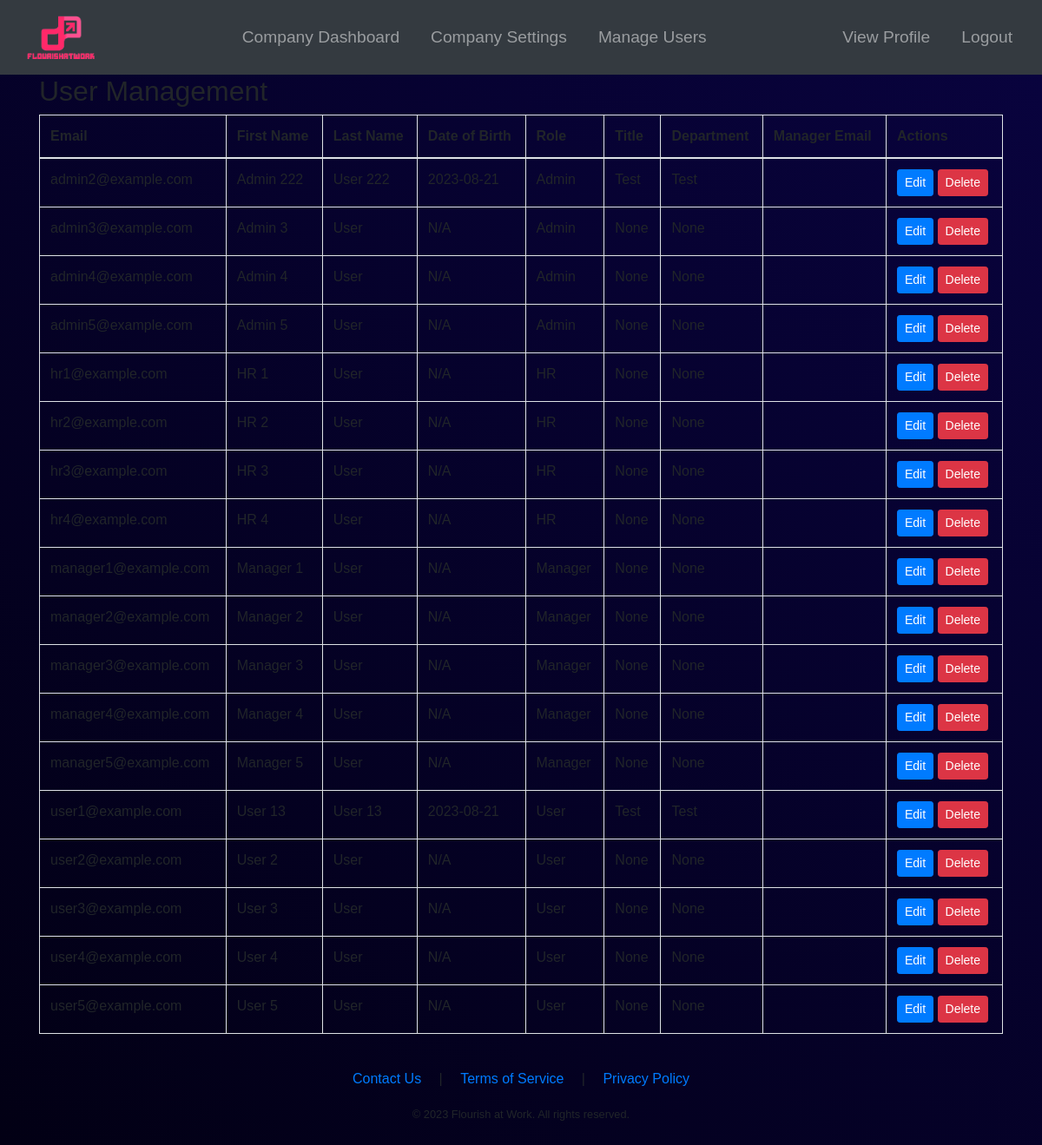
Page /company/users (signed in) on the committed database.
### app/models.py (models this page shows, shortened)
class User(UserMixin, db.Model):
    id = db.Column(db.Integer, primary_key=True)
    email = db.Column(db.String(120), index=True, unique=True)
    password_hash = db.Column(db.String(128))
    firstname = db.Column(db.String(64), nullable=False)
    lastname = db.Column(db.String(64), nullable=False)
    image = db.Column(db.String(128), nullable=True)
    date_of_birth = db.Column(db.String(64), nullable=True)  # changed from db.Date to db.String
    companyId = db.Column(db.Integer, db.ForeignKey('company.id'))
    manager_id = db.Column(db.Integer, db.ForeignKey('user.id'))
    results = db.relationship('Results', backref='user', lazy='dynamic')
    subordinates = db.relationship('User', backref=db.backref('manager', remote_side=[id]), lazy='dynamic')
    first_login = db.Column(db.Boolean, default=True)
    department = db.Column(db.String(128), nullable=True)
    title = db.Column(db.String(128), nullable=True)
    role_id = db.Column(db.Integer, db.ForeignKey('role.id'))

class Role(db.Model):
    id = db.Column(db.Integer, primary_key=True)
    name = db.Column(db.String(64), unique=True)
    users = db.relationship('User', backref='role', lazy='dynamic')
    permissions = db.relationship('Permission', secondary=role_permissions, backref=db.backref('roles', lazy='dynamic'))

### app/routes.py (the view)
@main.route('/company/users', methods=['GET', 'POST'])
@login_required
def company_users():
    if not (current_user.role_id == 3 or current_user.role_id == 2):
        abort(403)
    page = request.args.get('page', 1, type=int)
    users_per_page = 25
    company_users = User.query.filter_by(companyId=current_user.companyId) \
        .paginate(page=page, per_page=users_per_page, error_out=False)
    if current_user.role_id == 3:
        return render_template('hrusermanagement.html', users=company_users)
    return render_template('adminusermanagement.html', users=company_users)

### app/models.py (called while the page is built)
@login_manager.user_loader
def load_user(id):
    return User.query.get(int(id))

### app/templates/adminusermanagement.html (shortened to what this page needs)
{% extends "base.html" %}
{% block content %}
<link href="https://cdn.jsdelivr.net/npm/simple-datatables@latest/dist/style.css" rel="stylesheet" type="text/css">
<div class="container">
    <h2>User Management</h2>
    <table class="table table-bordered table-hover" id="hrUserTable">
        <thead>
            <tr>
                <th>Email</th>
                <th>First Name</th>
                <th>Last Name</th>
                <th>Date of Birth</th>
                <th>Role</th>
                <th>Title</th>
                <th>Department</th>
                <th>Manager Email</th>
                <th>Actions</th>
            </tr>
        </thead>
        <tbody>
            {% for user in users.items %}
            <tr>
                <td>{{ user.email }}</td>
                <td>{{ user.firstname }}</td>
                <td>{{ user.lastname }}</td>
                <td>{{ user.date_of_birth if user.date_of_birth else 'N/A' }}</td>
                <td>{{ user.role.name }}</td>
                <td>{{ user.title }}</td>
                <td>{{ user.department }}</td>
                <td>{{ user.manager_email }}</td>
                <td>
                    <a href="{{ url_for('main.edit_user', user_id=user.id) }}" class="btn btn-sm btn-primary">Edit</a>
                    <form action="{{ url_for('main.delete_user', user_id=user.id) }}" method="post" class="d-inline">
                        <button type="submit" class="btn btn-sm btn-danger" onclick="return confirm('Are you sure you want to delete this user?')">Delete</button>
                    </form>
                </td>
            </tr>
            {% endfor %}
        </tbody>
    </table>
</div>
{% endblock %}

### app/templates/base.html (shortened to what this page needs)
<!doctype html>
<html lang="en">
    <head>
        <link href="https://stackpath.bootstrapcdn.com/bootstrap/4.5.2/css/bootstrap.min.css" rel="stylesheet">
    </head>
    <body>
        <nav class="navbar navbar-expand-lg navbar-dark">
            {% if current_user.is_authenticated %}
                <a class="navbar-brand" href="{{ url_for('main.login') }}">
                    <img src="/static/images/logo-n2.png" alt="Company Logo" height="50">
                </a>
            {% else %}
                <a class="navbar-brand" href="{{ url_for('main.index') }}">
                    <img src="/static/images/logo-n2.png" alt="Company Logo" height="50">
                </a>
            {% endif %}
            <div class="collapse navbar-collapse" id="navbarNav">
                {% if current_user.is_authenticated %}
                    {% if current_user.role_id == 1 %}
                    {% elif current_user.role_id == 2 %}
                        <ul class="navbar-nav ml-auto" style="text-align: center;">
                            <li class="nav-item">
                                <a class="nav-link" href="{{ url_for('main.company_dashboard') }}">Company Dashboard</a>
                            </li>
                            <li class="nav-item">
                                <a class="nav-link" href="{{ url_for('main.company_settings') }}">Company Settings</a>
                            </li>
                            <li class="nav-item">
                                <a class="nav-link" href="{{ url_for('main.company_users') }}">Manage Users</a>
                            </li>
                        </ul>
                    {% endif %}
                    <ul class="navbar-nav ml-auto">
                        <li class="nav-item">
                            <a class="nav-link" href="{{ url_for('main.view_profile', username=current_user.username) }}">
                                View Profile
                            </a>
                        </li>
                        <li class="nav-item">
                            <a class="nav-link" href="{{ url_for('main.logout') }}">
                                Logout
                            </a>
                        </li>
                    </ul>
                {% endif %}
            </div>
        </nav>
        <div class="content-wrap">
            {% block content %}
            {% endblock %}
        </div>
        {% include "footer.html" %}
    </body>
</html>

### app/templates/footer.html
<footer class="text-center py-4">
    <div class="container d-flex flex-column justify-content-center align-items-center">
        <div class="text-center mb-2">
            <a href="{{ url_for('main.contact_us') }}" class="mr-3">Contact Us</a>
            <span>|</span>
            <a href="{{ url_for('main.tos') }}" class="ml-3 mr-3">Terms of Service</a>
            <span>|</span>
            <a href="{{ url_for('main.privacy_policy') }}" class="ml-3">Privacy Policy</a>
        </div>
        <div class="text-center mt-2">
            <small>&copy; 2023 Flourish at Work. All rights reserved.</small>
        </div>
    </div>
</footer>

### app/templates/base.html (style rules this page uses)
html, body { height: 100%; margin: 0; }
body { display: flex; flex-direction: column; height: 100%; margin: 0; overflow-y: scroll; }
.content-wrap { flex: 1 0 auto; }
.navbar { background-color: #343a40; }
.navbar-brand { font-size: 1.75rem; padding: 10px 15px; }
.navbar-nav .nav-link { color: white; font-size: 1.2rem; margin: 10px 10px; }

### app/templates/adminusermanagement.html (style rules this page uses)
body { font-family: 'Arial', sans-serif; background: linear-gradient(45deg, #020014, #09033F); }

### rows in the picture
User: email "admin2@example.com", firstname "Admin 222", lastname "User 222", date_of_birth "2023-08-21", role.name "Admin", title "Test", department "Test"
User: email "admin3@example.com", firstname "Admin 3", lastname "User", date_of_birth "N/A", role.name "Admin", title "None", department "None"
User: email "admin4@example.com", firstname "Admin 4", lastname "User", date_of_birth "N/A", role.name "Admin", title "None", department "None"
User: email "admin5@example.com", firstname "Admin 5", lastname "User", date_of_birth "N/A", role.name "Admin", title "None", department "None"
User: email "hr1@example.com", firstname "HR 1", lastname "User", date_of_birth "N/A", role.name "HR", title "None", department "None"
User: email "hr2@example.com", firstname "HR 2", lastname "User", date_of_birth "N/A", role.name "HR", title "None", department "None"
User: email "hr3@example.com", firstname "HR 3", lastname "User", date_of_birth "N/A", role.name "HR", title "None", department "None"
User: email "hr4@example.com", firstname "HR 4", lastname "User", date_of_birth "N/A", role.name "HR", title "None", department "None"
User: email "manager1@example.com", firstname "Manager 1", lastname "User", date_of_birth "N/A", role.name "Manager", title "None", department "None"
User: email "manager2@example.com", firstname "Manager 2", lastname "User", date_of_birth "N/A", role.name "Manager", title "None", department "None"
User: email "manager3@example.com", firstname "Manager 3", lastname "User", date_of_birth "N/A", role.name "Manager", title "None", department "None"
User: email "manager4@example.com", firstname "Manager 4", lastname "User", date_of_birth "N/A", role.name "Manager", title "None", department "None"
User: email "manager5@example.com", firstname "Manager 5", lastname "User", date_of_birth "N/A", role.name "Manager", title "None", department "None"
User: email "user1@example.com", firstname "User 13", lastname "User 13", date_of_birth "2023-08-21", role.name "User", title "Test", department "Test"
User: email "user2@example.com", firstname "User 2", lastname "User", date_of_birth "N/A", role.name "User", title "None", department "None"
User: email "user3@example.com", firstname "User 3", lastname "User", date_of_birth "N/A", role.name "User", title "None", department "None"
User: email "user4@example.com", firstname "User 4", lastname "User", date_of_birth "N/A", role.name "User", title "None", department "None"
User: email "user5@example.com", firstname "User 5", lastname "User", date_of_birth "N/A", role.name "User", title "None", department "None"
